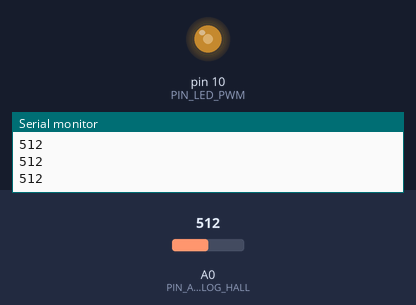
A sketch run on a simulated Arduino Uno, built with avr-gcc and run on an emulated ATmega328P. Shown: output pins drawn as LEDs (lit = HIGH), the last lines printed to the serial monitor. Inputs (shaded band) come from the test bench; at power-on: A0 (PIN_ANALOG_HALL) = 512.

Above: at 1.2 s.
1.3 s: A0 (PIN_ANALOG_HALL) set to 716
At 2.5 s:
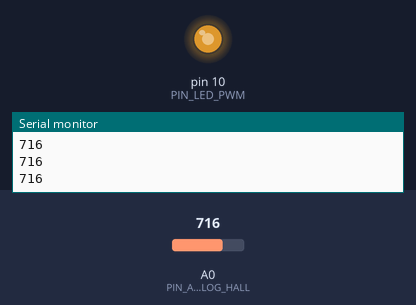
2.8 s: A0 (PIN_ANALOG_HALL) set to 900
At 3.7 s:
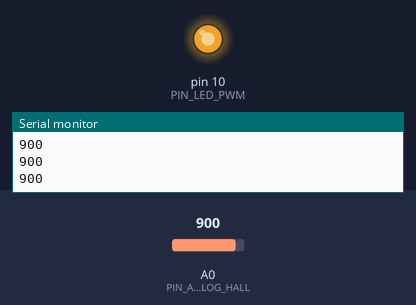
4.3 s: A0 (PIN_ANALOG_HALL) set to 122
At 4.8 s:
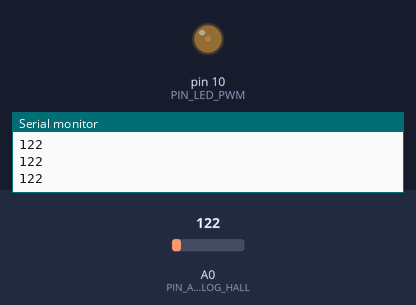
5.8 s: A0 (PIN_ANALOG_HALL) set to 0
At 7.0 s:
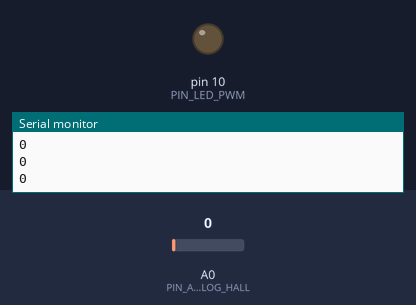
7.3 s: A0 (PIN_ANALOG_HALL) set to 511
At 8.3 s:
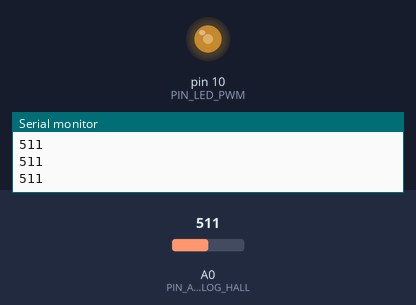
Timing chart, 0 to 9.8 s (numbered marks = the images above; inputs shaded):
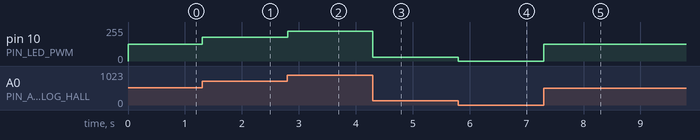

Measured:
- after the input at 1.3 s, pin 10 (PIN_LED_PWM): 127/255 → 178/255 at once
- after the input at 2.8 s, pin 10 (PIN_LED_PWM): 178/255 → 224/255 at once
- after the input at 4.3 s, pin 10 (PIN_LED_PWM): 224/255 → 30/255 at once
- after the input at 5.8 s, pin 10 (PIN_LED_PWM): 30/255 → 0/255 at once
- after the input at 7.3 s, pin 10 (PIN_LED_PWM): 0/255 → 127/255 at once

The sketch:

main.ino
```cpp
/**
 * @file    main.ino
 * @author  Filippo Graziani
 * @date    13/03/2024
 * @brief   A sample code for the analog hall sensor (KY035 - AH49E)
 * Connections:
 * Sensor       -----       Arduino Uno
 * -                        GND
 * +                        5V
 * S                        A0
 */

#include "Arduino.h"
#include <stdint.h>

#define     PIN_ANALOG_HALL     (A0)
#define     PIN_LED_PWM         (10)

/**
 * @brief   Setup function.
 * @par     Description
 * Setting of the Arduino's pins and the serial port.
 * @return  Nothing.
 */
void
setup ()
{
    Serial.begin(9600);

    while (!Serial)
    {
        /* Do nothing */
    }

    pinMode(PIN_ANALOG_HALL, INPUT);
    pinMode(PIN_LED_PWM, OUTPUT);
}   /* setup() */

/**
 * @brief   Loop function.
 * @par     Description
 * The analog read is used to drive an LED through PWM.
 * @return  Nothing.
 */
void
loop ()
{
    int32_t val(analogRead(PIN_ANALOG_HALL));
    int32_t pwm(map(val, 0, 1023, 0, 255));

    analogWrite(PIN_LED_PWM, pwm);

    Serial.println(val);
}   /* loop() */


/*** End of file ***/
```
